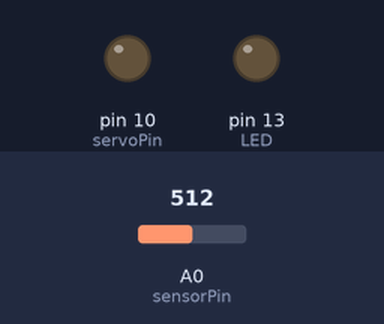
Recording of a program running on a simulated Arduino Uno, built with avr-gcc and run on an emulated ATmega328P. Parts: output pins drawn as LEDs (lit = HIGH). The test bench sets the inputs (shaded band); at power-on: A0 (sensorPin) = 512.

Above: at 1.3 s.
1.4 s: A0 (sensorPin) set to 105
2.9 s: A0 (sensorPin) set to 92
At 4.1 s:
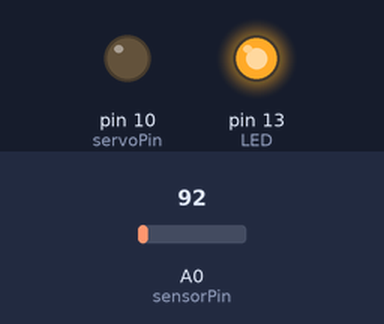
4.4 s: A0 (sensorPin) set to 110
At 5.7 s:
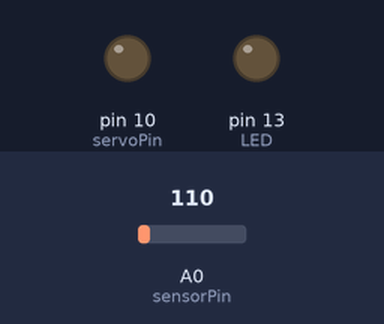
6.4 s: A0 (sensorPin) set to 90
At 7.2 s:
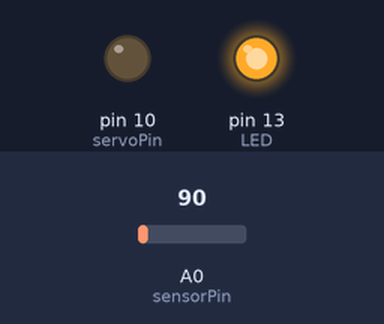
Timing chart, 0 to 8.9 s (numbered marks = the images above; inputs shaded):
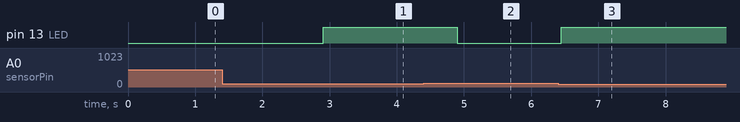

Measured:
- the behaviour switches between 100 and 99 on A0 (sensorPin) (found by bisection; images 0 and 1)
- after the input at 1.4 s, every drawn part: stays the same
- after the input at 2.9 s, pin 13 (LED): LOW → HIGH at once
- after the input at 4.4 s, pin 13 (LED): HIGH → LOW after 0.50 s
- after the input at 6.4 s, pin 13 (LED): LOW → HIGH after 0.05 s

The program:

main.cpp
```cpp
#include "arduino.h"
//#include <AFMotor.h>
#include <Servo.h>

const int sensorPin = A0; //input pin for ldr
const int LED = 13;
int ldrValue; //variable to store the value coming from the ldr
int servoPin = 10;


void ldr(int ldrValue);
void softServoWrite(int angle, long servoDela);

void setup(){
  pinMode(LED, OUTPUT);
  pinMode(servoPin, OUTPUT);
  //Serial.begin(9600);


}

void loop(){
ldr(0);
//softServoWrite(30,0);
}


/* **********************************
    CODE LDR
   **********************************
*/

void ldr(int ldrValue){
  ldrValue = analogRead(sensorPin);
//  Serial.println(ldrValue);

  if(ldrValue < 100){
    Serial.println("LED light on");
    digitalWrite(LED, HIGH);
    delay(1000);
  }
  else{
    digitalWrite(LED, LOW);
    delay(ldrValue);
  }

}


//code to rotate servo
/*
void softServoAttach(int pin)
{
   servoPin = pin;
   pinMode(pin, OUTPUT);
}
*/

// writes given angle to servo for given delay in milliseconds
/*void softServoWrite(int angle, long servoDelay)
{
  int pulsewidth = map(angle, 0, 180, 544, 2400); // width in microseconds
  do {
    digitalWrite(servoPin, HIGH);
    delayMicroseconds(pulsewidth);
    digitalWrite(servoPin, LOW);
    delay(20); // wait for 20 milliseconds
    servoDelay -= 20;
  } while(servoDelay >=0);

}
*/
```
